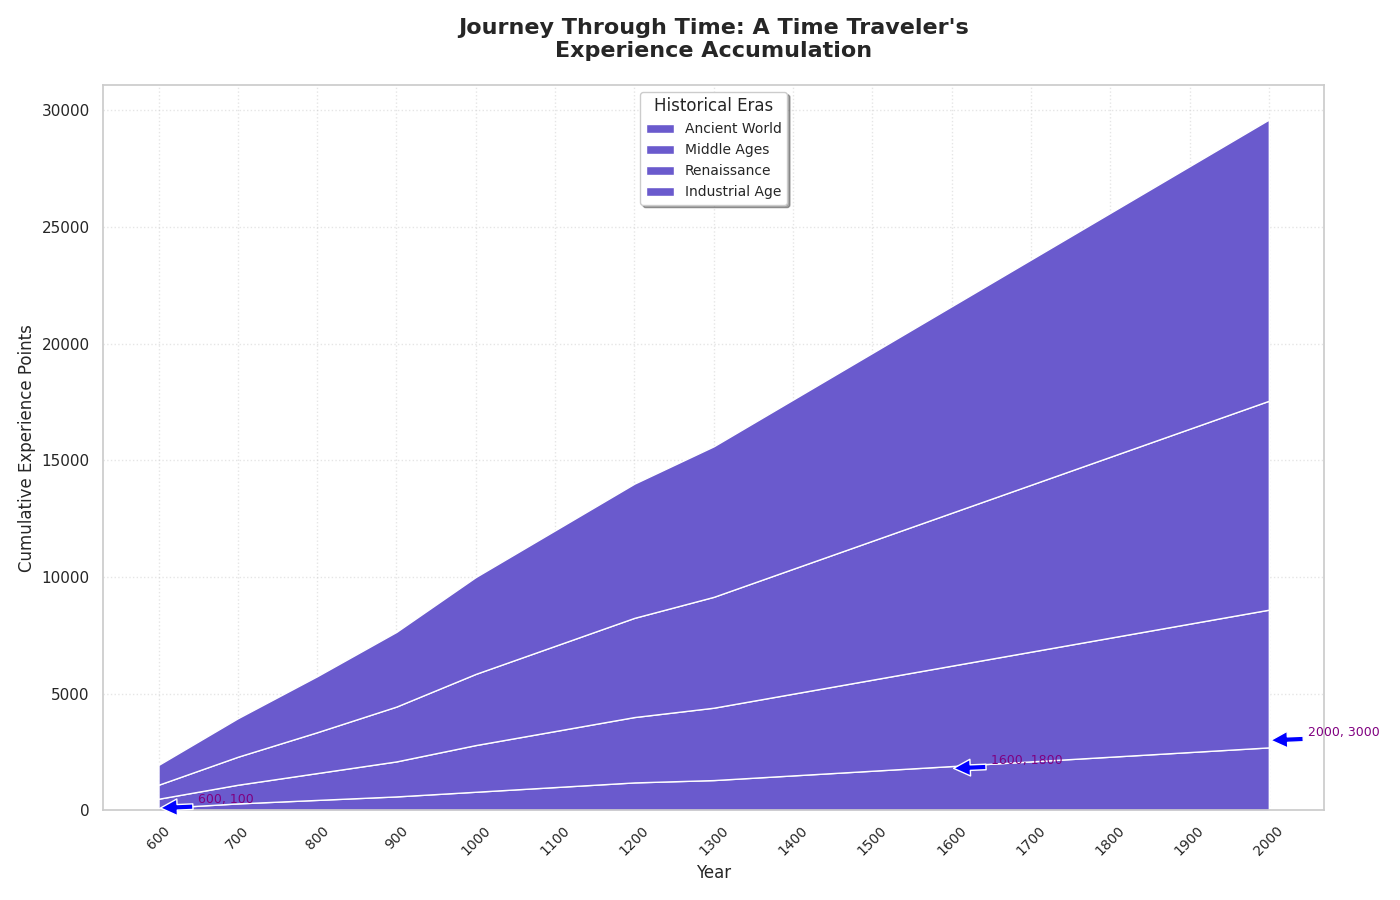

The script that drew this image:
import matplotlib.pyplot as plt
import numpy as np

eras = ['Ancient World', 'Middle Ages', 'Renaissance', 'Industrial Age']
years = np.arange(600, 2100, 100)

experience_points = np.array([
    [100, 300, 450, 600, 800, 1000, 1200, 1300, 1500, 1700, 1900, 2100, 2300, 2500, 2700],
    [300, 500, 700, 900, 1200, 1400, 1600, 1800, 2000, 2200, 2400, 2600, 2800, 3000, 3200],
    [200, 400, 600, 850, 1050, 1250, 1450, 1650, 1850, 2050, 2250, 2450, 2650, 2850, 3050],
    [250, 450, 650, 850, 1100, 1300, 1500, 1700, 1900, 2100, 2300, 2500, 2700, 2900, 3100]
])

cumulative_points = np.cumsum(experience_points, axis=0)

plt.figure(figsize=(14, 9))
# Changed colors list to a single color
plt.stackplot(years, cumulative_points, labels=eras, colors=['#6A5ACD'])  # Using a single color across the stacks

plt.title("Journey Through Time: A Time Traveler's\nExperience Accumulation", fontsize=16, fontweight='bold', pad=20)
plt.xlabel("Year", fontsize=12)
plt.ylabel("Cumulative Experience Points", fontsize=12)

plt.legend(loc='upper center', title="Historical Eras", fontsize=10, shadow=True)
plt.grid(linestyle=':', alpha=0.5)

significant_points = [(600, 100), (1600, 1800), (2000, 3000)]
for year, value in significant_points:
    plt.annotate(f'{year}, {value}', xy=(year, value), xytext=(year+50, value+200),
                 arrowprops=dict(facecolor='blue', shrink=0.05), fontsize=9, color='purple')

plt.xticks(years, rotation=45, fontsize=10)

plt.tight_layout()
plt.show()
